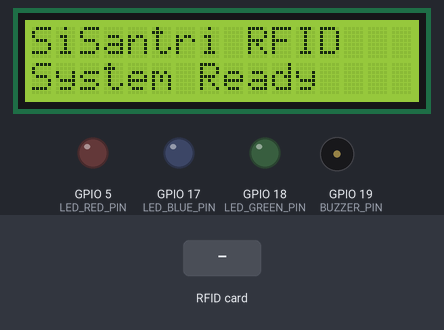
A sketch run on a simulated ESP32. Parts: 16×2 character LCD, output pins drawn as LEDs (lit = HIGH), buzzer (waves = sounding). The test bench sets the inputs (shaded band). WiFi joins after 1.5 s; servers stay silent unless stated; network time is answered at once with the bench clock; uploads are accepted with an empty reply; the local clock reads 2024-03-15 10:24:30 at power-on unless the sketch sets it; what the sketch prints to the serial monitor is not drawn.

Above: at 4.1 s.
At 10.6 s:
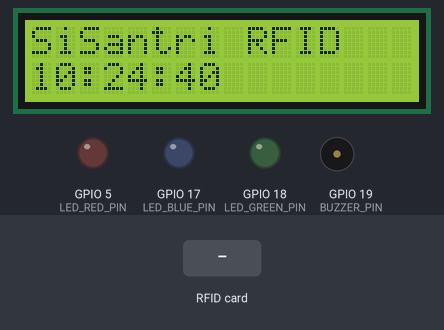
10.7 s: RFID card 5E 7A 19 C4 held to the reader
At 10.9 s:
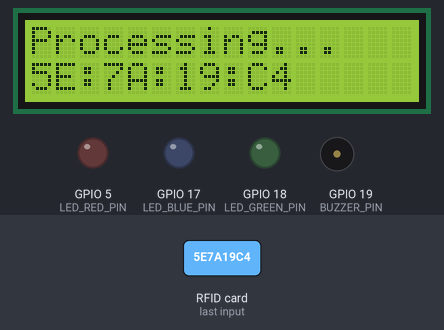
At 13.8 s:
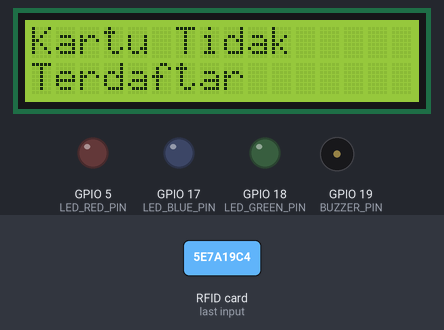
Timing chart, 0 to 15.3 s (numbered marks = the images above; inputs shaded):
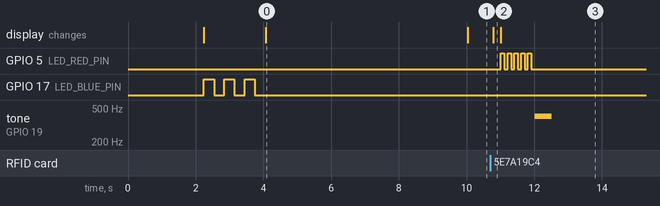

The sketch:

rfid_device_code.ino
```cpp
// IoT RFID Device Configuration for SiSantri
// Arduino/ESP32 Code Template

#include <WiFi.h>
#include <HTTPClient.h>
#include <ArduinoJson.h>
#include <MFRC522.h>
#include <LiquidCrystal_I2C.h>
#include <NTPClient.h>
#include <WiFiUdp.h>

// ===== CONFIGURATION =====
// WiFi Settings
const char* WIFI_SSID = "YourWiFiNetwork";
const char* WIFI_PASSWORD = "YourWiFiPassword";

// Firebase Configuration
const char* FIREBASE_PROJECT_ID = "sisantri-project";
const char* FIREBASE_API_KEY = "your-api-key";
const char* FIREBASE_DATABASE_URL = "https://sisantri-project-default-rtdb.firebaseio.com";

// Device Settings
const String DEVICE_ID = "rfid_reader_001";
const String DEVICE_LOCATION = "Masjid Utama";
const String DEVICE_SECRET = "your-device-secret-key";

// Hardware Pins
#define RST_PIN 22
#define SS_PIN 21
#define BUZZER_PIN 19
#define LED_GREEN_PIN 18
#define LED_RED_PIN 5
#define LED_BLUE_PIN 17

// ===== GLOBAL OBJECTS =====
MFRC522 mfrc522(SS_PIN, RST_PIN);
LiquidCrystal_I2C lcd(0x27, 16, 2);
WiFiUDP ntpUDP;
NTPClient timeClient(ntpUDP, "pool.ntp.org", 25200, 60000); // GMT+7 Indonesia

// ===== SETUP =====
void setup() {
  Serial.begin(115200);

  // Initialize hardware
  initializePins();
  initializeLCD();
  initializeRFID();

  // Connect to WiFi
  connectToWiFi();

  // Initialize NTP
  timeClient.begin();

  // Device ready
  displayMessage("SiSantri RFID", "System Ready");
  Serial.println("RFID Presensi System Ready");
}

// ===== MAIN LOOP =====
void loop() {
  // Update time
  timeClient.update();

  // Check for RFID card
  if (mfrc522.PICC_IsNewCardPresent() && mfrc522.PICC_ReadCardSerial()) {
    String rfidUid = readRFIDUID();
    Serial.println("RFID Detected: " + rfidUid);

    // Process presensi
    processRFIDTap(rfidUid);

    // Halt card and wait
    mfrc522.PICC_HaltA();
    delay(2000);
  }

  // Display current time every 10 seconds
  static unsigned long lastTimeDisplay = 0;
  if (millis() - lastTimeDisplay > 10000) {
    displayCurrentTime();
    lastTimeDisplay = millis();
  }

  delay(100);
}

// ===== INITIALIZATION FUNCTIONS =====
void initializePins() {
  pinMode(BUZZER_PIN, OUTPUT);
  pinMode(LED_GREEN_PIN, OUTPUT);
  pinMode(LED_RED_PIN, OUTPUT);
  pinMode(LED_BLUE_PIN, OUTPUT);

  // Turn off all LEDs
  digitalWrite(LED_GREEN_PIN, LOW);
  digitalWrite(LED_RED_PIN, LOW);
  digitalWrite(LED_BLUE_PIN, LOW);
}

void initializeLCD() {
  lcd.init();
  lcd.backlight();
  lcd.clear();
  displayMessage("SiSantri RFID", "Starting...");
}

void initializeRFID() {
  SPI.begin();
  mfrc522.PCD_Init();

  // Test RFID reader
  if (mfrc522.PCD_PerformSelfTest()) {
    Serial.println("RFID Reader OK");
  } else {
    Serial.println("RFID Reader Failed");
    displayMessage("RFID Error", "Check Hardware");
    while (1) delay(1000);
  }

  mfrc522.PCD_Init(); // Re-init after self test
}

void connectToWiFi() {
  displayMessage("WiFi", "Connecting...");

  WiFi.begin(WIFI_SSID, WIFI_PASSWORD);

  int attempts = 0;
  while (WiFi.status() != WL_CONNECTED && attempts < 30) {
    delay(1000);
    Serial.print(".");
    attempts++;
  }

  if (WiFi.status() == WL_CONNECTED) {
    Serial.println("\nWiFi Connected!");
    Serial.println("IP: " + WiFi.localIP().toString());
    displayMessage("WiFi Connected", WiFi.localIP().toString());
    indicatorBlink(LED_BLUE_PIN, 3);
  } else {
    Serial.println("\nWiFi Connection Failed!");
    displayMessage("WiFi Failed", "Check Network");
    while (1) {
      indicatorBlink(LED_RED_PIN, 1);
      delay(1000);
    }
  }
}

// ===== RFID FUNCTIONS =====
String readRFIDUID() {
  String rfidUid = "";

  for (byte i = 0; i < mfrc522.uid.size; i++) {
    if (mfrc522.uid.uidByte[i] < 0x10) rfidUid += "0";
    rfidUid += String(mfrc522.uid.uidByte[i], HEX);
    if (i != mfrc522.uid.size - 1) rfidUid += ":";
  }

  rfidUid.toUpperCase();
  return rfidUid;
}

void processRFIDTap(String rfidUid) {
  displayMessage("Processing...", rfidUid.substring(0, 11));

  // Get current timestamp
  String timestamp = getCurrentTimestamp();

  // Find user by RFID
  String userId = findUserByRFID(rfidUid);

  if (userId != "") {
    // Create presensi record
    bool success = createPresensiRecord(userId, rfidUid, timestamp);

    if (success) {
      String userName = getUserName(userId);
      displayMessage("Sukses!", userName.substring(0, 16));
      indicatorSuccess();
      playSuccessSound();
    } else {
      displayMessage("Error Server", "Coba Lagi");
      indicatorError();
      playErrorSound();
    }
  } else {
    displayMessage("Kartu Tidak", "Terdaftar");
    indicatorError();
    playErrorSound();
  }
}

// ===== FIREBASE FUNCTIONS =====
String findUserByRFID(String rfidUid) {
  if (WiFi.status() != WL_CONNECTED) {
    return "";
  }

  HTTPClient http;
  String url = String(FIREBASE_DATABASE_URL) + "/users.json?orderBy=\"rfidUid\"&equalTo=\"" + rfidUid + "\"";

  http.begin(url);
  http.addHeader("Content-Type", "application/json");

  int httpResponseCode = http.GET();

  if (httpResponseCode == 200) {
    String response = http.getString();

    // Parse JSON response
    DynamicJsonDocument doc(1024);
    deserializeJson(doc, response);

    // Check if user found
    for (JsonPair kv : doc.as<JsonObject>()) {
      String userId = kv.key().c_str();
      return userId;
    }
  }

  http.end();
  return "";
}

String getUserName(String userId) {
  if (WiFi.status() != WL_CONNECTED) {
    return "Unknown";
  }

  HTTPClient http;
  String url = String(FIREBASE_DATABASE_URL) + "/users/" + userId + "/nama.json";

  http.begin(url);
  int httpResponseCode = http.GET();

  if (httpResponseCode == 200) {
    String response = http.getString();
    response.replace("\"", ""); // Remove quotes
    return response;
  }

  http.end();
  return "Unknown";
}

bool createPresensiRecord(String userId, String rfidUid, String timestamp) {
  if (WiFi.status() != WL_CONNECTED) {
    return false;
  }

  // Create presensi data
  DynamicJsonDocument doc(512);
  doc["userId"] = userId;
  doc["tanggal"] = timestamp;
  doc["status"] = "hadir";
  doc["keterangan"] = "RFID Tap - " + DEVICE_LOCATION;
  doc["rfidUid"] = rfidUid;
  doc["deviceId"] = DEVICE_ID;
  doc["poinDiperoleh"] = 10;
  doc["createdAt"] = timestamp;

  String jsonString;
  serializeJson(doc, jsonString);

  HTTPClient http;
  String url = String(FIREBASE_DATABASE_URL) + "/presensi.json";

  http.begin(url);
  http.addHeader("Content-Type", "application/json");

  int httpResponseCode = http.POST(jsonString);

  bool success = (httpResponseCode == 200);
  http.end();

  return success;
}

// ===== UTILITY FUNCTIONS =====
String getCurrentTimestamp() {
  return String(timeClient.getEpochTime() * 1000); // Convert to milliseconds
}

void displayMessage(String line1, String line2) {
  lcd.clear();
  lcd.setCursor(0, 0);
  lcd.print(line1);
  lcd.setCursor(0, 1);
  lcd.print(line2);
}

void displayCurrentTime() {
  String timeString = timeClient.getFormattedTime();
  displayMessage("SiSantri RFID", timeString);
}

void indicatorSuccess() {
  for (int i = 0; i < 3; i++) {
    digitalWrite(LED_GREEN_PIN, HIGH);
    delay(200);
    digitalWrite(LED_GREEN_PIN, LOW);
    delay(200);
  }
}

void indicatorError() {
  for (int i = 0; i < 5; i++) {
    digitalWrite(LED_RED_PIN, HIGH);
    delay(100);
    digitalWrite(LED_RED_PIN, LOW);
    delay(100);
  }
}

void indicatorBlink(int pin, int times) {
  for (int i = 0; i < times; i++) {
    digitalWrite(pin, HIGH);
    delay(300);
    digitalWrite(pin, LOW);
    delay(300);
  }
}

void playSuccessSound() {
  // Two short beeps
  tone(BUZZER_PIN, 1000, 100);
  delay(150);
  tone(BUZZER_PIN, 1200, 100);
}

void playErrorSound() {
  // One long beep
  tone(BUZZER_PIN, 400, 500);
}

// ===== DIAGNOSTIC FUNCTIONS =====
void printSystemInfo() {
  Serial.println("=== SiSantri RFID System Info ===");
  Serial.println("Device ID: " + DEVICE_ID);
  Serial.println("Location: " + DEVICE_LOCATION);
  Serial.println("WiFi SSID: " + String(WIFI_SSID));
  Serial.println("IP Address: " + WiFi.localIP().toString());
  Serial.println("RFID Reader Version: " + String(mfrc522.PCD_ReadRegister(mfrc522.VersionReg), HEX));
  Serial.println("Current Time: " + timeClient.getFormattedTime());
  Serial.println("==============================");
}

// ===== ERROR HANDLING =====
void handleWiFiDisconnect() {
  if (WiFi.status() != WL_CONNECTED) {
    displayMessage("WiFi Lost", "Reconnecting...");
    connectToWiFi();
  }
}

void watchdogReset() {
  // Reset system if hang
  ESP.restart();
}
```

Measured:
- after the input at 10.7 s, GPIO 5 (LED_RED_PIN): alternates HIGH for 0.10 s and LOW for 0.10 s, 10 changes in all, then stays LOW, starting after 0.31 s; tone on GPIO 19 (BUZZER_PIN): silent → 400 Hz after 1.3 s, → silent 0.50 s later; the display: changes after 0.09 s (image 2)
- what the display in image 0 shows lasts 5.9 s, from 4.1 s to 10.0 s
